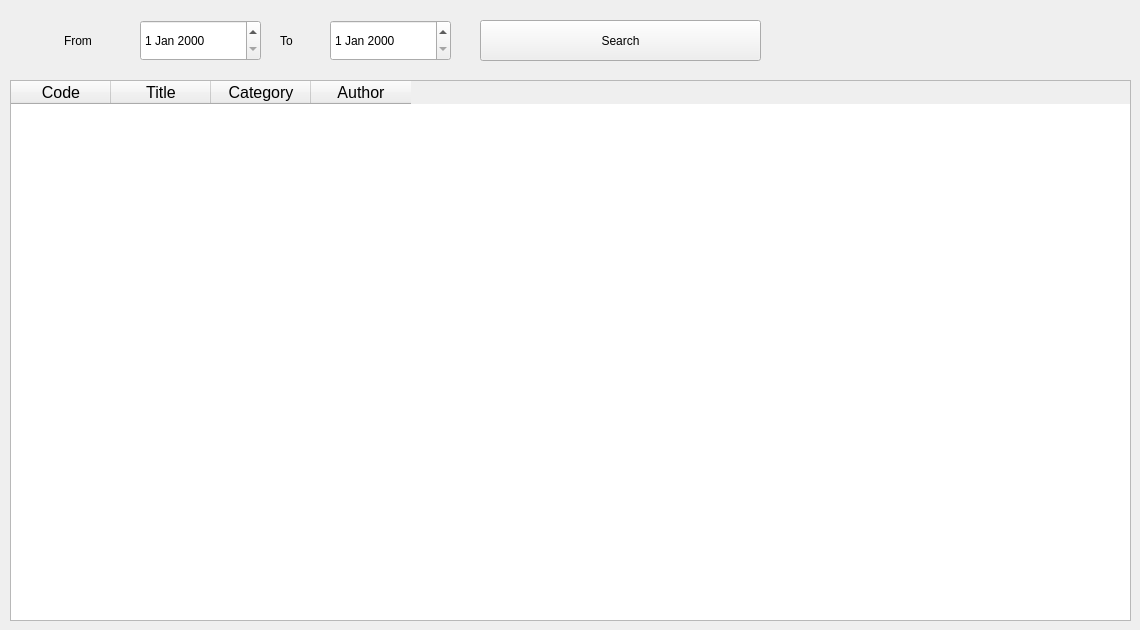
      <widget class="QWidget" name="tab_14">
       <attribute name="title">
        <string>Tab 1</string>
       </attribute>
       <widget class="QDateEdit" name="dateEdit">
        <property name="geometry">
         <rect>
          <x>140</x>
          <y>20</y>
          <width>121</width>
          <height>41</height>
         </rect>
        </property>
       </widget>
       <widget class="QLabel" name="label_21">
        <property name="geometry">
         <rect>
          <x>64</x>
          <y>20</y>
          <width>71</width>
          <height>41</height>
         </rect>
        </property>
        <property name="text">
         <string>From</string>
        </property>
       </widget>
       <widget class="QLabel" name="label_22">
        <property name="geometry">
         <rect>
          <x>280</x>
          <y>20</y>
          <width>61</width>
          <height>41</height>
         </rect>
        </property>
        <property name="text">
         <string>To</string>
        </property>
       </widget>
       <widget class="QDateEdit" name="dateEdit_2">
        <property name="geometry">
         <rect>
          <x>330</x>
          <y>20</y>
          <width>121</width>
          <height>41</height>
         </rect>
        </property>
       </widget>
       <widget class="QPushButton" name="pushButton_18">
        <property name="geometry">
         <rect>
          <x>480</x>
          <y>20</y>
          <width>281</width>
          <height>41</height>
         </rect>
        </property>
        <property name="text">
         <string>Search</string>
        </property>
       </widget>
       <widget class="QTableWidget" name="tableWidget_3">
        <property name="geometry">
         <rect>
          <x>10</x>
          <y>80</y>
          <width>1121</width>
          <height>541</height>
         </rect>
        </property>
        <column>
         <property name="text">
          <string>Code</string>
         </property>
         <property name="font">
          <font>
           <pointsize>12</pointsize>
          </font>
         </property>
         <property name="textAlignment">
          <set>AlignCenter</set>
         </property>
        </column>
        <column>
         <property name="text">
          <string>Title</string>
         </property>
         <property name="font">
          <font>
           <pointsize>12</pointsize>
          </font>
         </property>
         <property name="textAlignment">
          <set>AlignCenter</set>
         </property>
        </column>
        <column>
         <property name="text">
          <string>Category</string>
         </property>
         <property name="font">
          <font>
           <pointsize>12</pointsize>
          </font>
         </property>
         <property name="textAlignment">
          <set>AlignCenter</set>
         </property>
        </column>
        <column>
         <property name="text">
          <string>Author</string>
         </property>
         <property name="font">
          <font>
           <pointsize>12</pointsize>
          </font>
         </property>
         <property name="textAlignment">
          <set>AlignCenter</set>
         </property>
        </column>
       </widget>
      </widget>
